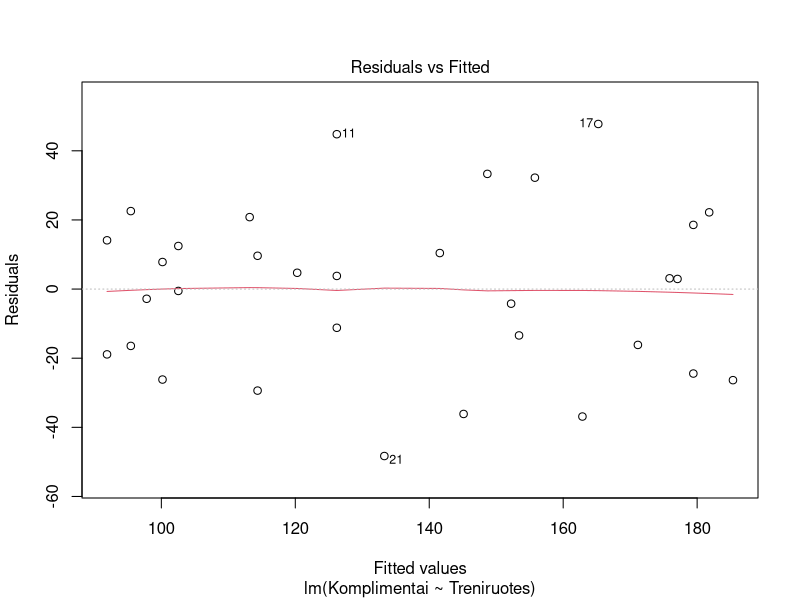
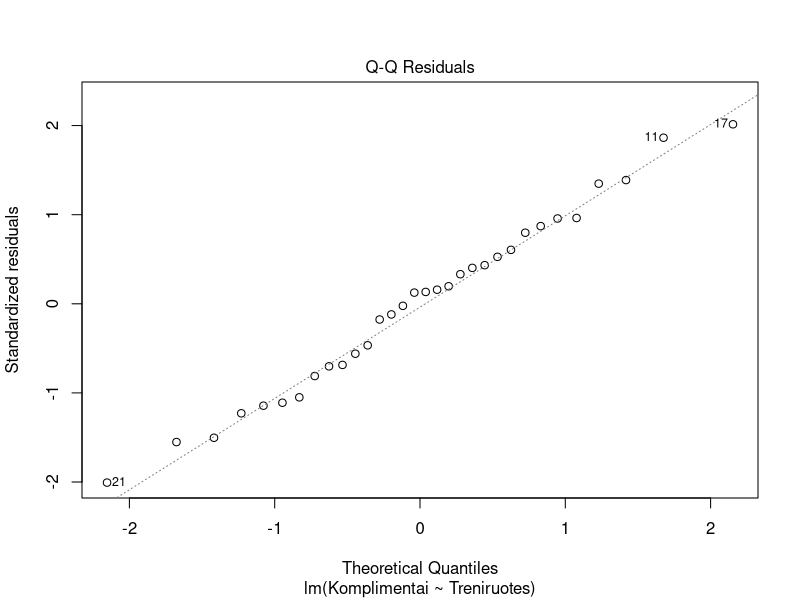
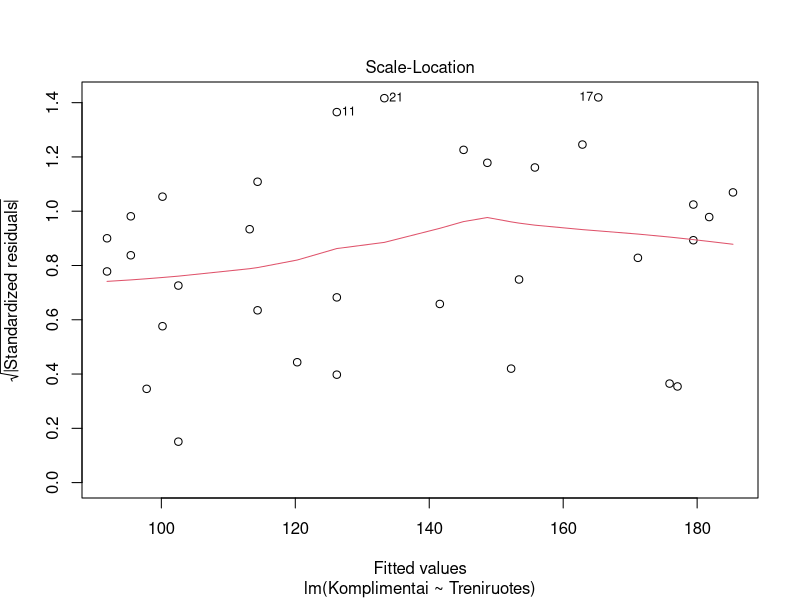
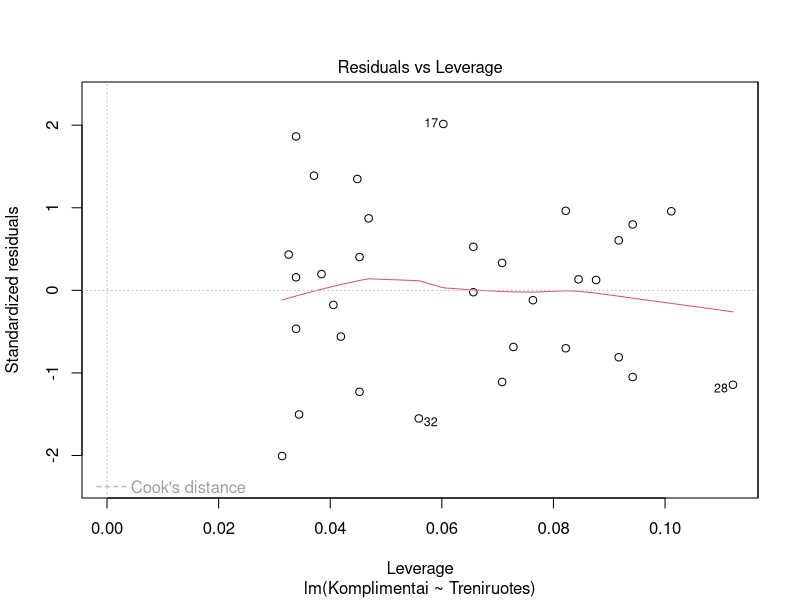
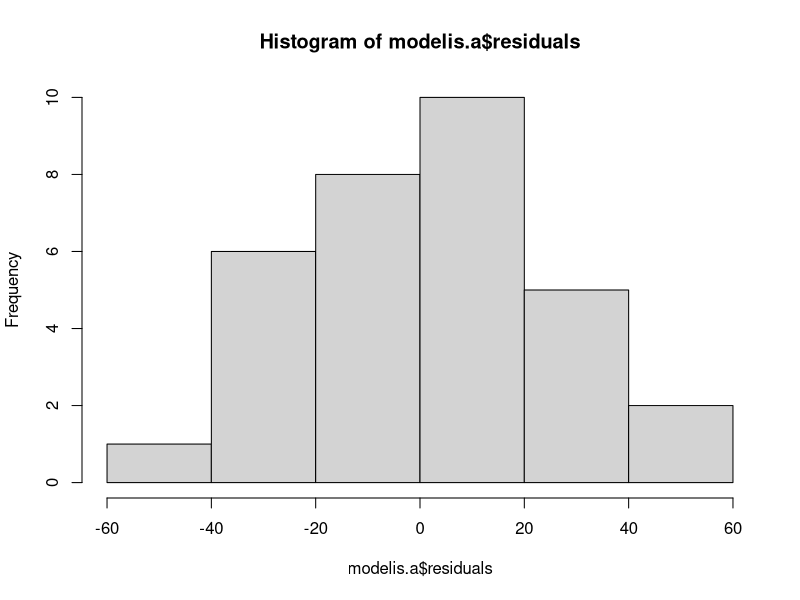
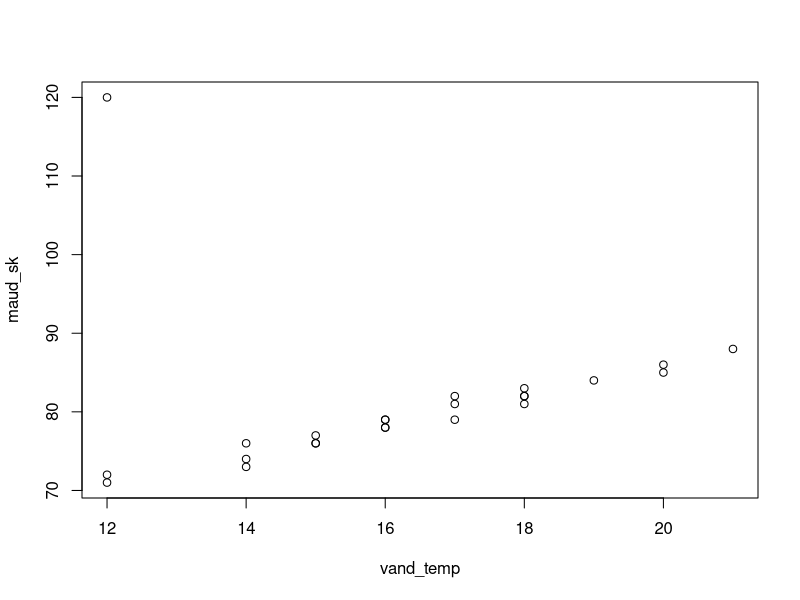
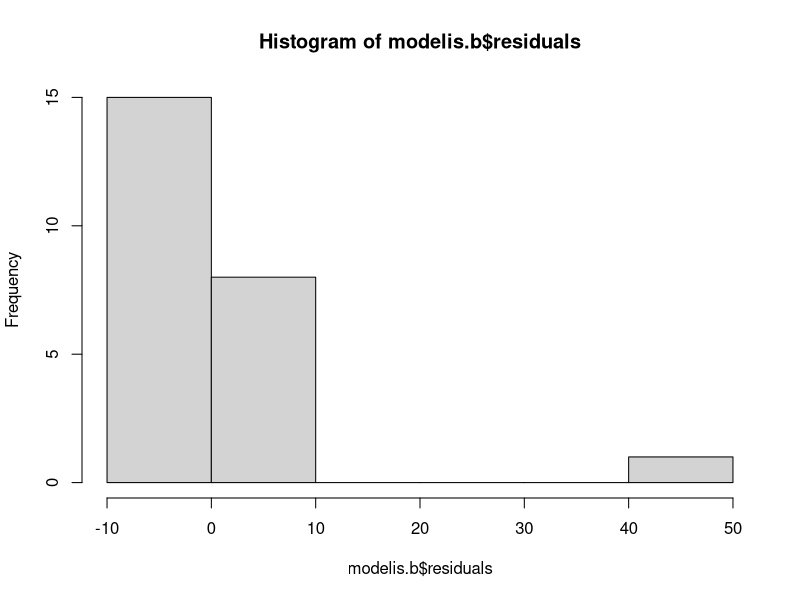
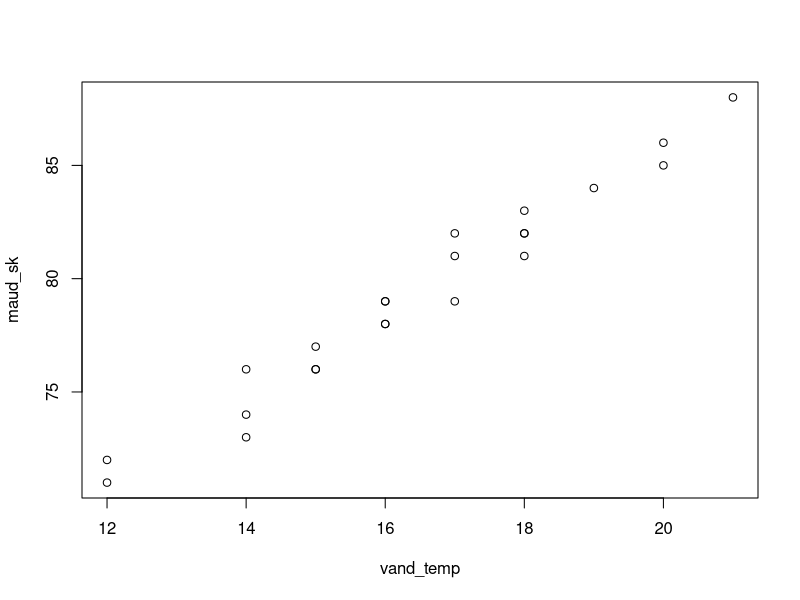

Write the R code that produced these figures, in order.
## ---- chunk 1
dat.a <- matrix(c(254, 124,  230, 108,  254,  85,  300, 152,  320, 140,
                  364, 198,  312, 182,  264, 125,  274, 130,  226,  95,
                  274, 171,  234, 102,  274, 115,  306, 109,  234, 115,
                  252, 134,  340, 213,  364, 155,  324, 188,  368, 204,
                  286,  85,  318, 148,  216, 106,  350, 155,  216,  73,
                  358, 179,  222, 118,  374, 159,  222,  79,  230,  74,
                  360, 180,  336, 126),
                byrow = TRUE,
                nrow = 32, ncol = 2)

dat.a<-as.data.frame(dat.a)
colnames(dat.a) <- c("Treniruotes", "Komplimentai")
## ---- chunk 2
modelis.a <- lm(Komplimentai~Treniruotes, data = dat.a)
summary(modelis.a)
ats <- data.frame(267)
colnames(ats) <- c("Treniruotes")
predict(modelis.a, ats, interval="confidence")
plot(modelis.a)
hist(modelis.a$residuals)
confint(modelis.a, 'Treniruotes', level = 0.95)
## ---- chunk 3
dat.b <- matrix(c(17, 79,  18, 83,  16, 78,  18, 82,  16, 78,
                  18, 81,  14, 74,  15, 76,  19, 84,  12, 71,
                  12, 72,  14, 73,  20, 85,  14, 76,  15, 76,
                  15, 77,  20, 86,  16, 79,  18, 82,  21, 88,
                  17, 81,  17, 82,  16, 79,  12, 120),
                byrow = TRUE,
                nrow = 24, ncol = 2)

dat.b<-as.data.frame(dat.b)
colnames(dat.b) <- c("vand_temp", "maud_sk")
## ---- chunk 4
plot(dat.b)
modelis.b <- lm(maud_sk~vand_temp, data = dat.b)
summary(modelis.b)
hist(modelis.b$residuals)
confint(modelis.b, 'vand_temp', level = 0.95)

# without outliers
dat.b.wo <- dat.b[which(dat.b$maud_sk < 120),]
plot(dat.b.wo)
modelis.b.wo <- lm(maud_sk~vand_temp, data = dat.b.wo)
summary(modelis.b.wo)

hist(modelis.b.wo$residuals)
confint(modelis.b.wo, 'vand_temp', level = 0.95)
## ---- chunk 5
dat.c <- matrix(c(88, 24, 106.5,  83,  4, 74.5,  88, 20,  93.5,
                  78,  8,  80.0,  70, 20, 85.5,  80, 12,  91.0,
                  61, 16,  80.0,  78, 16, 85.5,  87, 28, 108.6,
                  82,  4,  75.6,  87, 17, 97.6,  77,  9,  81.2,
                  69, 17,  86.6,  79, 12, 92.1,  60, 16,  81.1,
                  77, 20,  86.6),
                byrow = TRUE,
                nrow = 16, ncol = 3)

dat.c<-as.data.frame(dat.c)
colnames(dat.c) <- c("x1", "x2", "y")
## ---- chunk 6
plot(dat.c)
modelis.c <- lm(y~x1+x2, data = dat.c)
summary(modelis.c)
hist(modelis.c$residuals)
ats <- data.frame(90, 10)
colnames(ats)<-c("x1", "x2")
predict(modelis.c, ats)
## ---- chunk 7
dat.d <- matrix(c(91,  6.0, 85, 51.1,  33, 7.0, 74, 45.7,  73,  6.1, 83, 49.2,
                  43,  8.0, 77, 47.0,  53, 9.6, 78, 49.0,  63,  7.6, 81, 49.0,
                  43, 11.4, 80, 49.0,  53, 8.0, 79, 48.3,  95,  6.2, 86, 51.5,
                  35,  7.2, 75, 46.1,  75, 6.2, 82, 49.5,  45,  8.2, 78, 47.5,
                  55,  9.8, 82, 49.3,  65, 7.8, 81, 49.3,  45, 11.6, 77, 49.2,
                  55,  8.2, 81, 49.0),
                byrow = TRUE,
                nrow = 16, ncol = 4)

dat.d<-as.data.frame(dat.d)
colnames(dat.d) <- c("y", "x1", "x2", "x3")
## ---- chunk 8
plot(dat.d)
modelis.d <- lm(y~., data = dat.d)
summary(modelis.d)
hist(modelis.d$residuals)
